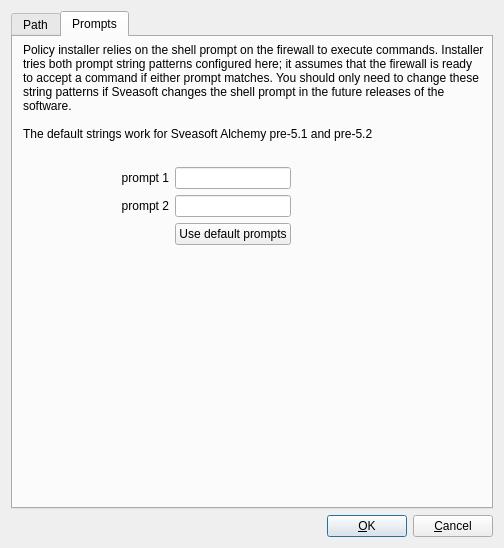
<?xml version="1.0" encoding="UTF-8"?>
<ui version="4.0">
 <class>linksysAdvancedDialog_q</class>
 <widget class="QDialog" name="linksysAdvancedDialog_q">
  <property name="windowModality">
   <enum>Qt::WindowModal</enum>
  </property>
  <property name="geometry">
   <rect>
    <x>0</x>
    <y>0</y>
    <width>504</width>
    <height>548</height>
   </rect>
  </property>
  <property name="windowTitle">
   <string>Linksys/Sveasoft: advanced settings</string>
  </property>
  <layout class="QGridLayout">
   <property name="margin">
    <number>11</number>
   </property>
   <item row="1" column="0">
    <layout class="QHBoxLayout">
     <item>
      <spacer>
       <property name="orientation">
        <enum>Qt::Horizontal</enum>
       </property>
       <property name="sizeType">
        <enum>QSizePolicy::Expanding</enum>
       </property>
       <property name="sizeHint" stdset="0">
        <size>
         <width>20</width>
         <height>20</height>
        </size>
       </property>
      </spacer>
     </item>
     <item>
      <widget class="QPushButton" name="buttonOk">
       <property name="text">
        <string>&amp;OK</string>
       </property>
       <property name="shortcut">
        <string/>
       </property>
       <property name="autoDefault">
        <bool>true</bool>
       </property>
       <property name="default">
        <bool>true</bool>
       </property>
      </widget>
     </item>
     <item>
      <widget class="QPushButton" name="buttonCancel">
       <property name="text">
        <string>&amp;Cancel</string>
       </property>
       <property name="shortcut">
        <string/>
       </property>
       <property name="autoDefault">
        <bool>true</bool>
       </property>
      </widget>
     </item>
    </layout>
   </item>
   <item row="0" column="0">
    <widget class="QTabWidget" name="tabWidget">
     <property name="tabShape">
      <enum>QTabWidget::Rounded</enum>
     </property>
     <property name="currentIndex">
      <number>1</number>
     </property>
     <widget class="QWidget" name="TabPage">
      <attribute name="title">
       <string>Path</string>
      </attribute>
      <layout class="QGridLayout" name="gridLayout_130">
       <item row="0" column="1">
        <spacer>
         <property name="orientation">
          <enum>Qt::Vertical</enum>
         </property>
         <property name="sizeType">
          <enum>QSizePolicy::Fixed</enum>
         </property>
         <property name="sizeHint" stdset="0">
          <size>
           <width>20</width>
           <height>20</height>
          </size>
         </property>
        </spacer>
       </item>
       <item row="1" column="0" colspan="4">
        <widget class="QLabel" name="label456">
         <property name="text">
          <string>Specify directory path and a file name for each utility on your firewall machine. Leave these empty if you want to use default values.</string>
         </property>
         <property name="alignment">
          <set>Qt::AlignLeading|Qt::AlignLeft|Qt::AlignVCenter</set>
         </property>
         <property name="wordWrap">
          <bool>true</bool>
         </property>
        </widget>
       </item>
       <item row="2" column="0">
        <widget class="QLabel" name="label453">
         <property name="text">
          <string>iptables:</string>
         </property>
         <property name="alignment">
          <set>Qt::AlignRight|Qt::AlignTrailing|Qt::AlignVCenter</set>
         </property>
         <property name="wordWrap">
          <bool>false</bool>
         </property>
        </widget>
       </item>
       <item row="2" column="1" colspan="2">
        <widget class="QLineEdit" name="linksys_path_iptables"/>
       </item>
       <item row="3" column="0">
        <widget class="QLabel" name="label454">
         <property name="text">
          <string>ip:</string>
         </property>
         <property name="alignment">
          <set>Qt::AlignRight|Qt::AlignTrailing|Qt::AlignVCenter</set>
         </property>
         <property name="wordWrap">
          <bool>false</bool>
         </property>
        </widget>
       </item>
       <item row="3" column="1" colspan="2">
        <widget class="QLineEdit" name="linksys_path_ip"/>
       </item>
       <item row="4" column="0">
        <widget class="QLabel" name="label455">
         <property name="text">
          <string>logger:</string>
         </property>
         <property name="alignment">
          <set>Qt::AlignRight|Qt::AlignTrailing|Qt::AlignVCenter</set>
         </property>
         <property name="wordWrap">
          <bool>false</bool>
         </property>
        </widget>
       </item>
       <item row="4" column="1" colspan="2">
        <widget class="QLineEdit" name="linksys_path_logger"/>
       </item>
       <item row="5" column="0">
        <widget class="QLabel" name="label458">
         <property name="text">
          <string>modprobe:</string>
         </property>
         <property name="alignment">
          <set>Qt::AlignRight|Qt::AlignTrailing|Qt::AlignVCenter</set>
         </property>
         <property name="wordWrap">
          <bool>false</bool>
         </property>
        </widget>
       </item>
       <item row="5" column="1" colspan="2">
        <widget class="QLineEdit" name="linksys_path_modprobe"/>
       </item>
       <item row="6" column="0">
        <widget class="QLabel" name="label459">
         <property name="text">
          <string>lsmod</string>
         </property>
         <property name="alignment">
          <set>Qt::AlignRight|Qt::AlignTrailing|Qt::AlignVCenter</set>
         </property>
         <property name="wordWrap">
          <bool>false</bool>
         </property>
        </widget>
       </item>
       <item row="6" column="1" colspan="2">
        <widget class="QLineEdit" name="linksys_path_lsmod"/>
       </item>
       <item row="7" column="0">
        <widget class="QLabel" name="label455_3">
         <property name="text">
          <string>vconfig</string>
         </property>
         <property name="alignment">
          <set>Qt::AlignRight|Qt::AlignTrailing|Qt::AlignVCenter</set>
         </property>
         <property name="wordWrap">
          <bool>false</bool>
         </property>
        </widget>
       </item>
       <item row="7" column="1" colspan="2">
        <widget class="QLineEdit" name="linksys_path_vconfig"/>
       </item>
       <item row="8" column="0">
        <widget class="QLabel" name="label455_4">
         <property name="text">
          <string>brctl</string>
         </property>
         <property name="alignment">
          <set>Qt::AlignRight|Qt::AlignTrailing|Qt::AlignVCenter</set>
         </property>
         <property name="wordWrap">
          <bool>false</bool>
         </property>
        </widget>
       </item>
       <item row="8" column="1" colspan="2">
        <widget class="QLineEdit" name="linksys_path_brctl"/>
       </item>
       <item row="9" column="0">
        <widget class="QLabel" name="label455_2">
         <property name="text">
          <string>ifenslave</string>
         </property>
         <property name="alignment">
          <set>Qt::AlignRight|Qt::AlignTrailing|Qt::AlignVCenter</set>
         </property>
         <property name="wordWrap">
          <bool>false</bool>
         </property>
        </widget>
       </item>
       <item row="9" column="1" colspan="2">
        <widget class="QLineEdit" name="linksys_path_ifenslave"/>
       </item>
       <item row="10" column="2">
        <spacer>
         <property name="orientation">
          <enum>Qt::Vertical</enum>
         </property>
         <property name="sizeType">
          <enum>QSizePolicy::Expanding</enum>
         </property>
         <property name="sizeHint" stdset="0">
          <size>
           <width>20</width>
           <height>40</height>
          </size>
         </property>
        </spacer>
       </item>
      </layout>
     </widget>
     <widget class="QWidget" name="tab">
      <attribute name="title">
       <string>Prompts</string>
      </attribute>
      <layout class="QGridLayout">
       <property name="margin">
        <number>6</number>
       </property>
       <item row="0" column="0" colspan="4">
        <widget class="QLabel" name="textLabel1">
         <property name="sizePolicy">
          <sizepolicy hsizetype="Expanding" vsizetype="Fixed">
           <horstretch>0</horstretch>
           <verstretch>0</verstretch>
          </sizepolicy>
         </property>
         <property name="text">
          <string>Policy installer relies on the shell prompt on the firewall to execute commands. Installer tries both prompt string patterns configured here; it assumes that the firewall is ready to accept a command if either prompt matches. You should only need to change these string patterns if Sveasoft changes the shell prompt in the future releases of the software.
&lt;br&gt;
&lt;br&gt;
The default strings work for Sveasoft Alchemy pre-5.1 and pre-5.2</string>
         </property>
         <property name="textFormat">
          <enum>Qt::RichText</enum>
         </property>
         <property name="alignment">
          <set>Qt::AlignLeading|Qt::AlignLeft|Qt::AlignVCenter</set>
         </property>
         <property name="wordWrap">
          <bool>true</bool>
         </property>
         <property name="indent">
          <number>4</number>
         </property>
        </widget>
       </item>
       <item row="5" column="2">
        <spacer>
         <property name="orientation">
          <enum>Qt::Vertical</enum>
         </property>
         <property name="sizeType">
          <enum>QSizePolicy::Expanding</enum>
         </property>
         <property name="sizeHint" stdset="0">
          <size>
           <width>20</width>
           <height>80</height>
          </size>
         </property>
        </spacer>
       </item>
       <item row="4" column="1" colspan="2">
        <widget class="QPushButton" name="useDefaultPrompts">
         <property name="text">
          <string>Use default prompts</string>
         </property>
        </widget>
       </item>
       <item row="2" column="1" colspan="2">
        <widget class="QLineEdit" name="linksys_prompt1"/>
       </item>
       <item row="3" column="0">
        <widget class="QLabel" name="label453_2_2">
         <property name="text">
          <string>prompt 2</string>
         </property>
         <property name="alignment">
          <set>Qt::AlignRight|Qt::AlignTrailing|Qt::AlignVCenter</set>
         </property>
         <property name="wordWrap">
          <bool>false</bool>
         </property>
        </widget>
       </item>
       <item row="3" column="1" colspan="2">
        <widget class="QLineEdit" name="linksys_prompt2"/>
       </item>
       <item row="2" column="3">
        <spacer>
         <property name="orientation">
          <enum>Qt::Horizontal</enum>
         </property>
         <property name="sizeType">
          <enum>QSizePolicy::Expanding</enum>
         </property>
         <property name="sizeHint" stdset="0">
          <size>
           <width>30</width>
           <height>20</height>
          </size>
         </property>
        </spacer>
       </item>
       <item row="2" column="0">
        <widget class="QLabel" name="label453_2">
         <property name="text">
          <string>prompt 1</string>
         </property>
         <property name="alignment">
          <set>Qt::AlignRight|Qt::AlignTrailing|Qt::AlignVCenter</set>
         </property>
         <property name="wordWrap">
          <bool>false</bool>
         </property>
        </widget>
       </item>
       <item row="4" column="0">
        <spacer>
         <property name="orientation">
          <enum>Qt::Horizontal</enum>
         </property>
         <property name="sizeType">
          <enum>QSizePolicy::Fixed</enum>
         </property>
         <property name="sizeHint" stdset="0">
          <size>
           <width>150</width>
           <height>20</height>
          </size>
         </property>
        </spacer>
       </item>
       <item row="1" column="1">
        <spacer>
         <property name="orientation">
          <enum>Qt::Vertical</enum>
         </property>
         <property name="sizeType">
          <enum>QSizePolicy::Fixed</enum>
         </property>
         <property name="sizeHint" stdset="0">
          <size>
           <width>20</width>
           <height>20</height>
          </size>
         </property>
        </spacer>
       </item>
      </layout>
     </widget>
    </widget>
   </item>
  </layout>
 </widget>
 <layoutdefault spacing="6" margin="11"/>
 <tabstops>
  <tabstop>linksys_path_iptables</tabstop>
  <tabstop>linksys_path_ip</tabstop>
  <tabstop>linksys_path_logger</tabstop>
  <tabstop>linksys_path_modprobe</tabstop>
  <tabstop>linksys_path_lsmod</tabstop>
  <tabstop>linksys_path_vconfig</tabstop>
  <tabstop>linksys_path_brctl</tabstop>
  <tabstop>linksys_path_ifenslave</tabstop>
  <tabstop>buttonOk</tabstop>
  <tabstop>buttonCancel</tabstop>
  <tabstop>linksys_prompt1</tabstop>
  <tabstop>linksys_prompt2</tabstop>
  <tabstop>useDefaultPrompts</tabstop>
  <tabstop>tabWidget</tabstop>
 </tabstops>
 <resources/>
 <connections>
  <connection>
   <sender>buttonOk</sender>
   <signal>clicked()</signal>
   <receiver>linksysAdvancedDialog_q</receiver>
   <slot>accept()</slot>
   <hints>
    <hint type="sourcelabel">
     <x>20</x>
     <y>20</y>
    </hint>
    <hint type="destinationlabel">
     <x>20</x>
     <y>20</y>
    </hint>
   </hints>
  </connection>
  <connection>
   <sender>buttonCancel</sender>
   <signal>clicked()</signal>
   <receiver>linksysAdvancedDialog_q</receiver>
   <slot>reject()</slot>
   <hints>
    <hint type="sourcelabel">
     <x>20</x>
     <y>20</y>
    </hint>
    <hint type="destinationlabel">
     <x>20</x>
     <y>20</y>
    </hint>
   </hints>
  </connection>
  <connection>
   <sender>useDefaultPrompts</sender>
   <signal>clicked()</signal>
   <receiver>linksysAdvancedDialog_q</receiver>
   <slot>setDefaultPrompts()</slot>
   <hints>
    <hint type="sourcelabel">
     <x>20</x>
     <y>20</y>
    </hint>
    <hint type="destinationlabel">
     <x>20</x>
     <y>20</y>
    </hint>
   </hints>
  </connection>
 </connections>
</ui>
